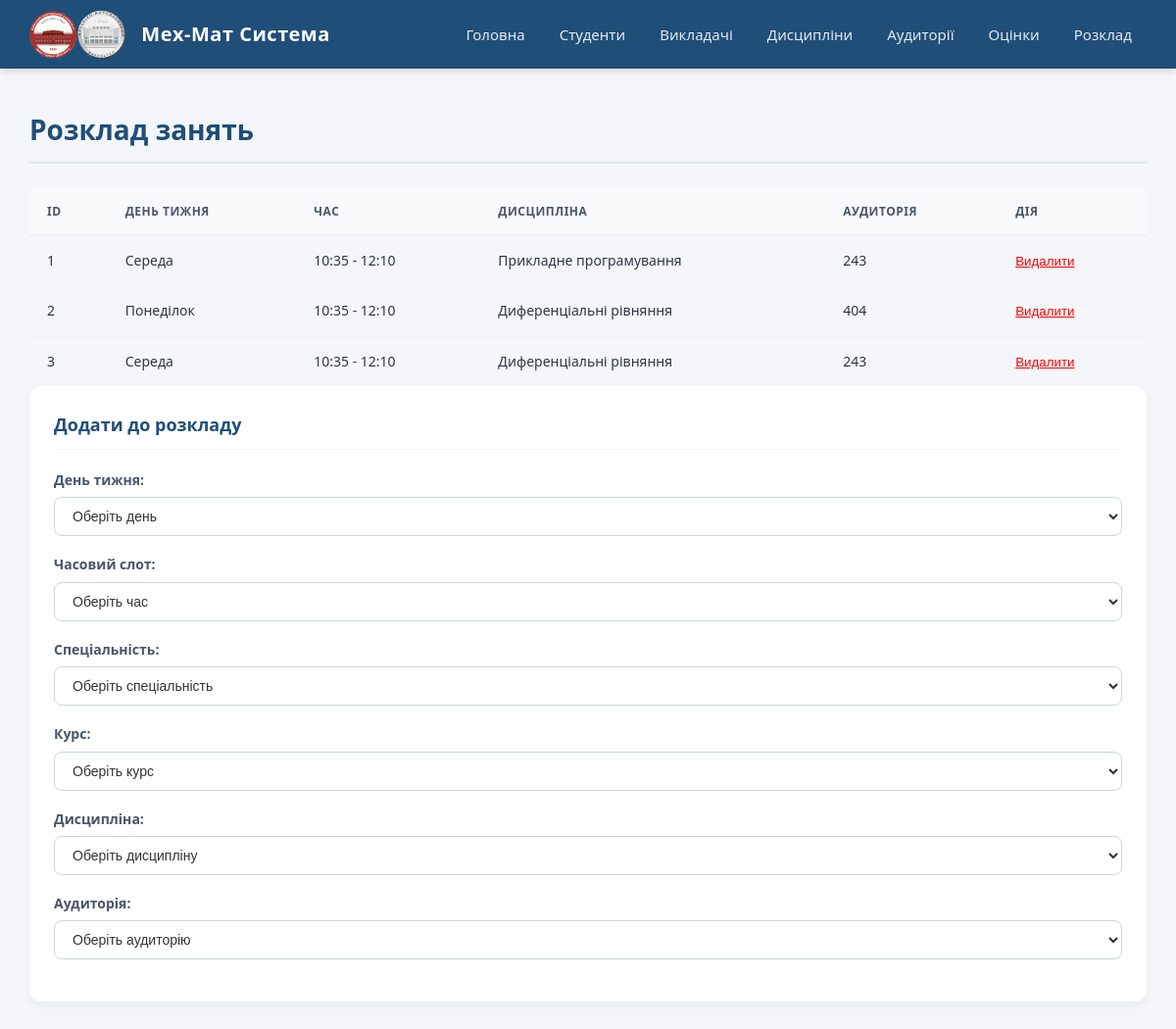
The app's page /schedule with its own data.
### database/models.py (models this page shows)
class Schedule(Base):
    __tablename__ = 'schedules'
    id = Column(Integer, primary_key=True, autoincrement=True)
    discipline_id = Column(Integer, ForeignKey('disciplines.id'), nullable=False)
    classroom_id = Column(Integer, ForeignKey('classrooms.id'), nullable=False)
    day_of_week = Column(String(20), nullable=False)
    time_slot = Column(String(20), nullable=False)
    specialization = Column(String(100), nullable=False)
    course = Column(String(50), nullable=False)
    discipline = relationship("Discipline", back_populates="schedules")
    classroom = relationship("Classroom", back_populates="schedules")

class Discipline(Base):
    __tablename__ = 'disciplines'
    id = Column(Integer, primary_key=True, autoincrement=True)
    title = Column(String(100), nullable=False)                # Назва предмету
    teacher_id = Column(Integer, ForeignKey('teachers.id'), nullable=False)
    teacher = relationship("Teacher", back_populates="disciplines")
    grades = relationship("Grade", back_populates="discipline", cascade="all, delete-orphan")
    schedules = relationship("Schedule", back_populates="discipline", cascade="all, delete-orphan")

class Classroom(Base):
    __tablename__ = 'classrooms'
    id = Column(Integer, primary_key=True, autoincrement=True)
    room_number = Column(String(20), nullable=False)           # Номер аудиторії
    capacity = Column(Integer, nullable=False)                 # Місткість
    schedules = relationship("Schedule", back_populates="classroom")

### server/routes.py (the view)
@app.route('/schedule', methods=['GET'])
def schedule_list():
    schedules = repository.get_full_schedule()
    disciplines = repository.disciplines.get_all()
    classrooms = repository.classrooms.get_all()
    return render_template('schedule.html', schedules=schedules, disciplines=disciplines, classrooms=classrooms)

### storage/db_repository.py (called while the page is built)
    def get_all(self) -> List[Base]:
        with SessionLocal() as session:
            return session.query(self.model).all()

    def get_full_schedule(self) -> List[Schedule]:
        with SessionLocal() as session:
            return session.query(Schedule) \
                .options(
                joinedload(Schedule.discipline).joinedload(Discipline.teacher),
                joinedload(Schedule.classroom)
            ).all()

### server/templates/schedule.html (shortened to what this page needs)
{% extends 'base.html' %}
{% block content %}
    <h2>Розклад занять</h2>
    <table>
        <tr>
            <th>ID</th>
            <th>День тижня</th>
            <th>Час</th>
            <th>Дисципліна</th>
            <th>Аудиторія</th>
            <th>Дія</th>
        </tr>
        {% for entry in schedules %}
        <tr>
            <td>{{ entry.id }}</td>
            <td>{{ entry.day_of_week }}</td>
            <td>{{ entry.time_slot }}</td>
            <td>{{ entry.discipline.title if entry.discipline else 'Невідомо' }}</td>
            <td>{{ entry.classroom.room_number if entry.classroom else 'Невідомо' }}</td>
            <td>
                <form action="/schedule/{{ entry.id }}/delete" method="POST" style="margin:0; padding:0; background:none; border:none; width:auto;">
                    <button type="submit" style="color: red; background: none; border: none; cursor: pointer; text-decoration: underline; padding: 0;">Видалити</button>
                </form>
            </td>
        </tr>
        {% endfor %}
    </table>
    <form class="add-form" action="/schedule/add" method="POST">
        <h3>Додати до розкладу</h3>
        <label>День тижня:</label>
        <select name="day_of_week" required>
            <option value="" disabled selected>Оберіть день</option>
        </select>
        <label>Часовий слот:</label>
        <select name="time_slot" required>
            <option value="" disabled selected>Оберіть час</option>
        </select>
        <label>Спеціальність:</label>
        <select name="specialization" required>
            <option value="" disabled selected>Оберіть спеціальність</option>
        </select>
        <label>Курс:</label>
        <select name="course" required>
            <option value="" disabled selected>Оберіть курс</option>
        </select>
        <label>Дисципліна:</label>
        <select name="discipline_id" required>
            <option value="" disabled selected>Оберіть дисципліну</option>
        </select>
        <label>Аудиторія:</label>
        <select name="classroom_id" required>
            <option value="" disabled selected>Оберіть аудиторію</option>
    </div>
{% endblock %}

### server/templates/base.html (style rules this page uses)
body { font-family: 'Segoe UI', Tahoma, Geneva, Verdana, sans-serif; margin: 0; padding: 0; line-height: 1.6; background-color: #f4f6f9; color: #333; }
h2 { color: #1f4e78; font-size: 28px; margin-top: 0; margin-bottom: 25px; border-bottom: 2px solid #e2e8f0; padding-bottom: 10px; }
h3 { color: #2c3e50; font-size: 20px; margin-top: 30px; margin-bottom: 15px; }
form.add-form, .filter-box { background: #ffffff; padding: 25px; border: none; border-radius: 12px; box-shadow: 0 4px 12px rgba(0,0,0,0.05); box-sizing: border-box; }
form.add-form h3, .filter-box h3 { margin-top: 0; margin-bottom: 20px; color: #1f4e78; font-size: 18px; border-bottom: 1px solid #f1f5f9; padding-bottom: 10px; }
form.add-form label, .filter-box label { display: block; margin-bottom: 6px; font-weight: 600; font-size: 14px; color: #4a5568; }
form.add-form input, form.add-form select, .filter-box select { width: 100%; margin-bottom: 18px; padding: 10px 14px; border: 1px solid #cbd5e1; border-radius: 8px; box-sizing: border-box; font-size: 14px; background-color: #fff; color: #333; transition: border-color 0.2s; }
table { border-collapse: collapse; width: 100%; margin: 0; }
th, td { padding: 14px 18px; text-align: left; font-size: 14px; }
th { background-color: #f8fafc; color: #4a5568; font-weight: 600; border-bottom: 2px solid #edf2f7; text-transform: uppercase; font-size: 12px; letter-spacing: 0.5px; }
td { border-bottom: 1px solid #edf2f7; color: #2d3748; }
tr:last-child td { border-bottom: none; }

### records on screen
Schedule: id "1", day_of_week "Середа", time_slot "10:35 - 12:10", discipline "Прикладне програмування", classroom "243"
Schedule: id "2", day_of_week "Понеділок", time_slot "10:35 - 12:10", discipline "Диференціальні рівняння", classroom "404"
Schedule: id "3", day_of_week "Середа", time_slot "10:35 - 12:10", discipline "Диференціальні рівняння", classroom "243"
